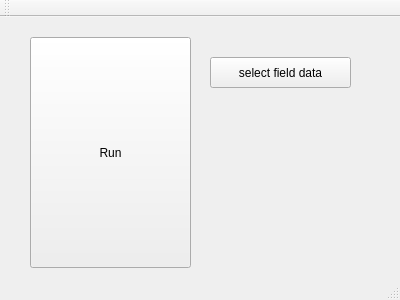
<?xml version="1.0" encoding="UTF-8"?>
<ui version="4.0">
 <class>DisplayField</class>
 <widget class="QMainWindow" name="DisplayField">
  <property name="geometry">
   <rect>
    <x>0</x>
    <y>0</y>
    <width>400</width>
    <height>300</height>
   </rect>
  </property>
  <property name="windowTitle">
   <string>DisplayField</string>
  </property>
  <widget class="QWidget" name="centralWidget">
   <widget class="QPushButton" name="run_button">
    <property name="geometry">
     <rect>
      <x>30</x>
      <y>20</y>
      <width>161</width>
      <height>231</height>
     </rect>
    </property>
    <property name="text">
     <string>Run</string>
    </property>
   </widget>
   <widget class="QPushButton" name="select_button">
    <property name="geometry">
     <rect>
      <x>210</x>
      <y>40</y>
      <width>141</width>
      <height>31</height>
     </rect>
    </property>
    <property name="text">
     <string>select field data</string>
    </property>
   </widget>
  </widget>
  <widget class="QMenuBar" name="menuBar">
   <property name="geometry">
    <rect>
     <x>0</x>
     <y>0</y>
     <width>400</width>
     <height>17</height>
    </rect>
   </property>
  </widget>
  <widget class="QToolBar" name="mainToolBar">
   <attribute name="toolBarArea">
    <enum>TopToolBarArea</enum>
   </attribute>
   <attribute name="toolBarBreak">
    <bool>false</bool>
   </attribute>
  </widget>
  <widget class="QStatusBar" name="statusBar"/>
 </widget>
 <layoutdefault spacing="6" margin="11"/>
 <resources/>
 <connections/>
</ui>
